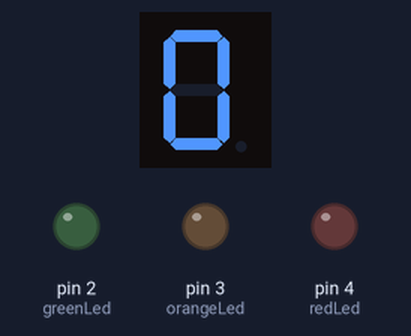
The sketch below on a simulated Arduino Uno, built with avr-gcc and run on an emulated ATmega328P. Shown: 1-digit seven-segment display, output pins drawn as LEDs (lit = HIGH). Wiring (from diagram.json): 1-digit 7-segment display, segments lit when LOW: segments pin 5, pin 6, pin 7, pin 8, pin 9, pin 10, pin 11. The segment pins are drawn as the display they are named for; pins used as bus, display or sensor lines are not drawn.

Above: at 0.1 s.
At 5.1 s:
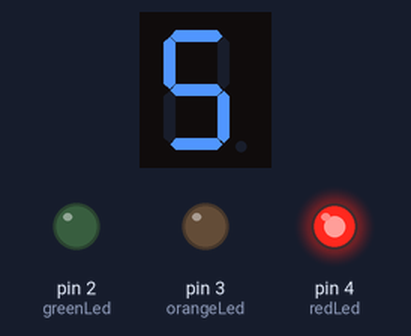
At 9.1 s:
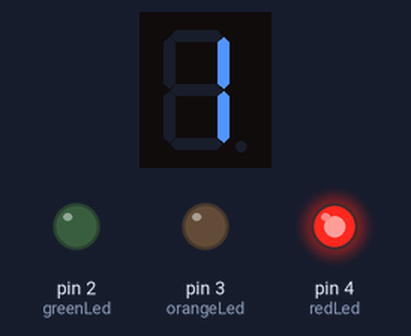
At 19.1 s:
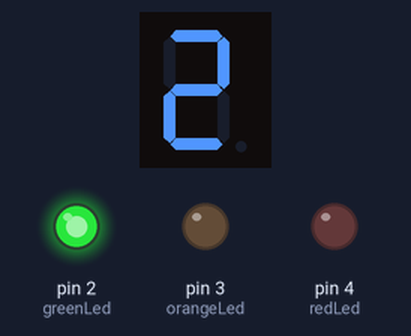
At 29.1 s:
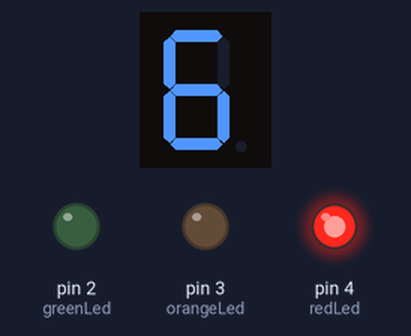
At 39.1 s:
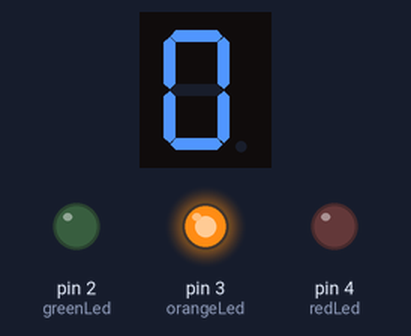
Timing chart, 0 to 40.0 s (numbered marks = the images above):
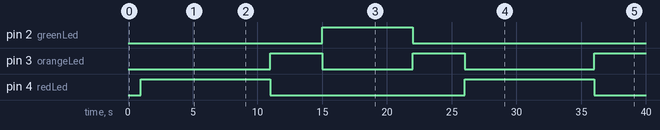

The sketch:

Activity-8-Traffic-Light-with-Segment.ino
```cpp
/* ------------------------------------
  ACTIVITY 8 - TRAFFIC LIGHT WITH 7 SEGMENT
--------------------------------------*/


// Traffic Light Led
#define greenLed 2
#define orangeLed 3
#define redLed 4


const int segPins[7] = {5, 6, 7, 8, 9, 10, 11};


// Traffic Light Segment

const byte digits[10][7] = {
  {0,0,0,0,0,0,1}, // 0
  {1,0,0,1,1,1,1}, // 1
  {0,0,1,0,0,1,0}, // 2
  {0,0,0,0,1,1,0}, // 3
  {1,0,0,1,1,0,0}, // 4
  {0,1,0,0,1,0,0}, // 5
  {0,1,0,0,0,0,0}, // 6
  {0,0,0,1,1,1,1}, // 7
  {0,0,0,0,0,0,0}, // 8
  {0,0,0,0,1,0,0}  // 9
};


unsigned long prevTime = 0;
unsigned long prevSegmentTime = 0;


// For LEDs

int counter = 0;
int greenTime = 6000;
int redTime = 9000;
int orangeTime = 3000;


// For Segments

int gTime = 6;
int rTime = 9;
int oTime = 3;
int countdown = 1000;

bool GreenShown = false;


void setup() {
  pinMode(greenLed, OUTPUT);
  pinMode(redLed, OUTPUT);
  pinMode(orangeLed, OUTPUT);

  for (int i = 0; i < 7; i++)
  {
    pinMode(segPins[i], OUTPUT);
  }


  digitalWrite(redLed, LOW);
  digitalWrite(greenLed, LOW);
  digitalWrite(orangeLed, LOW);

}

void updateTrafficLight(unsigned long currSegmentTime);
void showDigit(int value);


void loop() {
  unsigned long currTime = millis();
  unsigned long currSegmentTime = millis();


  if (counter == 0 && currTime - prevTime >= 1000)
  {
    showDigit(0);

    if (currTime - prevTime >= countdown)
    {
      counter = 1;
      GreenShown = !GreenShown;
      prevTime = currTime;
    }


  }

  else if (counter == 1 && currTime - prevTime >= redTime)
  {
    showDigit(0);

    if (currTime - prevTime >= countdown + redTime)
    {
      counter = 2;
      GreenShown = !GreenShown;
      prevTime = currTime;
      rTime = 9;
    }


  }


  else if (counter == 2 && currTime - prevTime >= orangeTime)
  {

    if (GreenShown)
    {

      showDigit(0);

      if (currTime - prevTime >= countdown + orangeTime)
      {
        counter = 1;
        GreenShown = !GreenShown;
        prevTime = currTime;
        oTime = 3;
      }

    }

    else {

      showDigit(0);

      if (currTime - prevTime >= countdown + orangeTime)
      {
        counter = 3;
        GreenShown = !GreenShown;
        prevTime = currTime;
        oTime = 3;
      }

    }


  }

  else if (counter == 3 && currTime - prevTime >= greenTime )
  {

    showDigit(0);
    if (currTime - prevTime >= countdown + greenTime)
    {
      counter = 2;
      prevTime = currTime;
      gTime = 6;
    }
  }


  updateTrafficLight(currSegmentTime);
}


void updateTrafficLight(unsigned long currSegmentTime)
{

  if (counter == 0)
  {

    showDigit(0);

  }

  else if (counter == 1)
  {
    digitalWrite(redLed, HIGH);
    digitalWrite(greenLed, LOW);
    digitalWrite(orangeLed, LOW);


    if (currSegmentTime - prevSegmentTime >= countdown)
    {
      if (rTime >= 0)
      {
        showDigit(rTime);
        rTime--;
        prevSegmentTime = currSegmentTime;
      }


    }

  }

  else if (counter == 2)
  {
    digitalWrite(redLed, LOW);
    digitalWrite(greenLed, LOW);
    digitalWrite(orangeLed, HIGH);

    if (currSegmentTime - prevSegmentTime >= countdown)
    {
      if (oTime >= 0)
      {
        showDigit(oTime);
        oTime--;
        prevSegmentTime = currSegmentTime;
      }


    }

  }

  else if (counter == 3)
  {
    digitalWrite(redLed, LOW);
    digitalWrite(greenLed, HIGH);
    digitalWrite(orangeLed, LOW);

    if (currSegmentTime - prevSegmentTime >= countdown)
    {
      if (gTime >= 0)
      {
        showDigit(gTime);
        gTime--;
        prevSegmentTime = currSegmentTime;
      }

    }

  }

}

void showDigit(int value)
{

  for (int i = 0; i < 7; i++)
  {
    digitalWrite(segPins[i], digits[value][i]);
  }


}
```

Measured:
- by itself, pin 2 (greenLed): LOW → HIGH at 15.0 s, → LOW 7.0 s later
- by itself, pin 3 (orangeLed): goes HIGH 4.0 s, LOW 7.0 s, HIGH 4.0 s, LOW 10.0 s, then HIGH
- by itself, pin 4 (redLed): alternates HIGH for 10.0 s and LOW for 15.0 s
- what the display in image 1 shows lasts 1.0 s, from 5.0 s to 6.0 s
